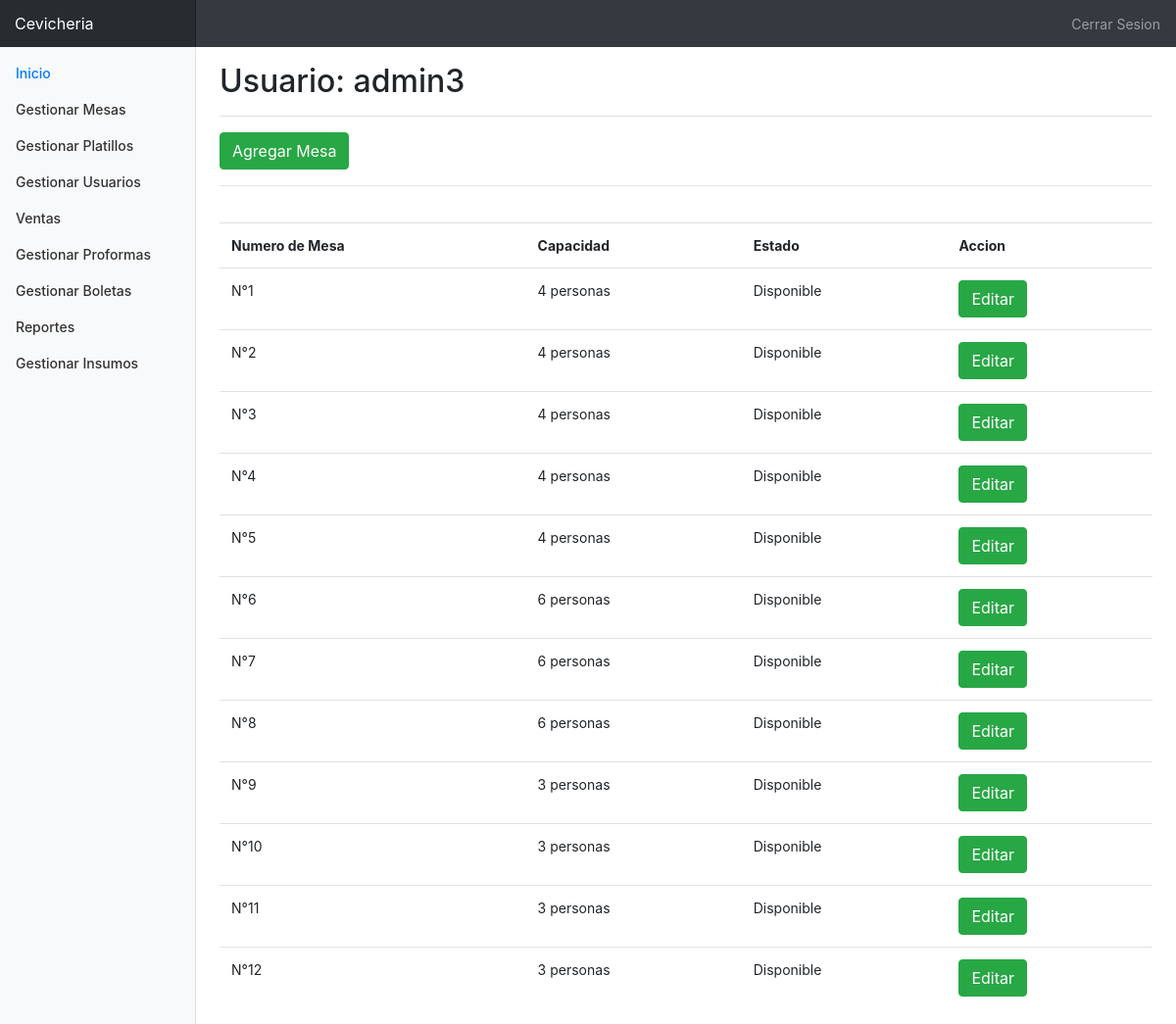
The page /sistema/controlador/getAdministrador.php?view=GestionarMesas (signed in) on the database its author committed.
### tables this page shows
CREATE TABLE `mesa` (
  `idmesa` int(11) NOT NULL,
  `numero_mesa` int(11) NOT NULL,
  `capacidad` int(11) NOT NULL,
  `estado` varchar(15) NOT NULL
);

### sistema/modelo/mesa.php (called while the page is built, shortened)
<?php
class Mesa{
	private $num_mesa;
	private $capacidad;
	private $estado;
	public function setNum_mesa($f){
		$this->num_mesa = $f;
	}
	public function getNum_mesa(){
		return $this->num_mesa;
	}
	public function setCapacidad($c){
		$this->capacidad = $c;
	}
	public function getCapacidad(){
		return $this->capacidad;
	}
	public function setEstado($e){
		$this->estado = $e;
	}
	public function getEstado(){
		return $this->estado;
	}
	public function VerListadoMesa(){
		$con = Conexion::obtenerConexion();
		$sql = "SELECT * FROM mesa";
		$resultado = mysqli_query($con,$sql);
		$datos = array();
		while ( $row = mysqli_fetch_array($resultado) ){
			$m = new Mesa();
			$m->setIdmesa($row[0]);
			$m->setNum_mesa($row[1]);
			$m->setCapacidad($row[2]);
			$m->setEstado($row[3]);
			array_push($datos, $m);
		}
		return $datos;
	}
}
?>

### sistema/controlador/ControladorAdministrador.php (called while the page is built, shortened)
<?php
class ControladorAdministrador{
	public function listarMesaC(){
		include_once "../modelo/mesa.php";
		$objMesa = new Mesa();
		return $objMesa->VerListadoMesa();
	}
}
?>

### sistema/vistas/formmesa.php (the view)
<?php
class formmesa{
	public function formmesaShow(){
		include_once "../vistas/head.php";
		include_once "../vistas/body.php";
		?>
			<a href="../controlador/getAdministrador.php?view=VistaAgregarMesa" class="btn btn-success">Agregar Mesa</a><hr><br>
		<?php
		include_once "../controlador/ControladorAdministrador.php";
		$m = new ControladorAdministrador();
		$objListadoMesa = $m->listarMesaC();
		?>
		<table class='table'>
			<tr>
				<th>Numero de Mesa</th>
				<th>Capacidad</th>
				<th>Estado</th>
				<th>Accion</th>
			</tr>
		<?php foreach ($objListadoMesa as $objListadoMesa) { ?>
			<tr>
				<td>N°<?php echo $objListadoMesa->getNum_mesa(); ?></td>
				<td><?php echo $objListadoMesa->getCapacidad(); ?> personas</td>
			<?php if ( $objListadoMesa->getEstado() == 1) { ?>
				<td>Disponible</td>
			<?php }else{ ?>
				<td>No Disponible</td>
			<?php }	?>
				<td>
					<form action='../controlador/getAdministrador.php?view=VistaEditarMesa&id=<?php echo $objListadoMesa->getNum_mesa(); ?>' method="POST">
						<input type="submit" class='btn btn-success' value="Editar">
					</form>
				</td>
			</tr>
		<?php }  ?>
		</table>
		<?php
		include_once "../vistas/foot.php";
	}
}
?>

### sistema/controlador/getAdministrador.php (shortened to what this page needs)
<?php
$view = $_GET['view'];
switch ($view){
	case 'GestionarMesas':
		include_once "../vistas/formmesa.php";
		$form = new formmesa();
		$form->formmesaShow();
		break;
}
?>

### sistema/vistas/head.php (shortened to what this page needs)
<!doctype html>
		<html lang='es'>
		  <head>
		    <link href='../css/bootstrap.min.css' rel='stylesheet'>
		    <link href='../css/dashboard.css' rel='stylesheet'>
		  </head>

### sistema/vistas/body.php (shortened to what this page needs)
<body>
	    <nav class='navbar navbar-dark sticky-top bg-dark flex-md-nowrap p-0'>
	      <a class='navbar-brand col-sm-3 col-md-2 mr-0' href='#'>Cevicheria</a>
	      <ul class='navbar-nav px-3'>
	        <li class='nav-item text-nowrap'>
	          <a class='nav-link' href='../controlador/getAdministrador.php?view=CerrarSesion'>Cerrar Sesion</a>
	        </li>
	      </ul>
	    </nav>
	    <div class='container-fluid'>
	      <div class='row'>
	        <nav class='col-md-2 d-none d-md-block bg-light sidebar'>
	          <div class='sidebar-sticky'>
	            <ul class='nav flex-column'>
	              <li class='nav-item'>
	                <a class='nav-link active' href='../controlador/getMesero.php?view=Inicio'>
	                  Inicio <span class='sr-only'>(current)</span>
	                </a>
	              </li>
<?php
if ( $_SESSION['tipo_usuario'] == 1 ){
?>
	<li class='nav-item'>
	            <a class='nav-link' href='../controlador/getAdministrador.php?view=GestionarMesas'>
	                Gestionar Mesas
	            </a>
	        </li>
	        <li class='nav-item'>
	            <a class='nav-link' href='../controlador/getAdministrador.php?view=GestionarPlatillos'>
	                Gestionar Platillos
	            </a>
	        </li>
	        <li class='nav-item'>
	            <a class='nav-link' href='../controlador/getAdministrador.php?view=GestionarUsuarios'>
	                Gestionar Usuarios
	            </a>
	        </li>
<?php
}if ($_SESSION['tipo_usuario'] == 2 || $_SESSION['tipo_usuario'] == 1 ) {
?>
	<li class='nav-item'>
	    <a class='nav-link' href='../controlador/getMesero.php?view=ventas'>
	        <span data-feather='file'></span>Ventas
	    </a>
	</li>
<?php
}if ($_SESSION['tipo_usuario'] == 3 || $_SESSION['tipo_usuario'] == 1 ) {
?>
	<li class='nav-item'>
	           <a class='nav-link' href='../controlador/getCajero.php?view=GestionarProformas'>
	                  Gestionar Proformas
	                </a>
	</li>
	<li class='nav-item'>
	                <a class='nav-link' href='../controlador/getCajero.php?view=GestionarBoleta'>
	                  Gestionar Boletas
	                </a>
	</li>
	<li class='nav-item'>
	                <a class='nav-link' href='../controlador/getCajero.php?view=Reporte'>
	                  Reportes
	                </a>
	</li>
<?php
}if ($_SESSION['tipo_usuario'] == 4 || $_SESSION['tipo_usuario'] == 1 ) {
?>
	<li class='nav-item'>
	           <a class='nav-link' href='../controlador/getAlmacenero.php?view=GestionarInsumos'>
	                  Gestionar Insumos
	                </a>
	</li>
<?php
 }
?>  </ul>
	 </div>
	        </nav>
	        <main role='main' class='col-md-9 ml-sm-auto col-lg-10 pt-3 px-4'>
	          <div class='d-flex justify-content-between flex-wrap flex-md-nowrap align-items-center pb-2 mb-3 border-bottom'>
	           <h1 class='h2'> Usuario: <?php echo $_SESSION['usuario']?> </h1>
	          </div>

### sistema/vistas/foot.php
	</main>
      </div>
    </div>
  </body>
</html>

### sistema/css/dashboard.css (style rules this page uses)
body { font-size: .875rem; }
.sidebar { position: fixed; top: 0; bottom: 0; left: 0; z-index: 100; padding: 0; box-shadow: inset -1px 0 0 rgba(0, 0, 0, .1); }
.sidebar-sticky { position: -webkit-sticky; position: sticky; top: 48px; height: calc(100vh - 48px); padding-top: .5rem; overflow-x: hidden; overflow-y: auto; }
.sidebar .nav-link { font-weight: 500; color: #333; }
.sidebar .nav-link.active { color: #007bff; }
.navbar-brand { padding-top: .75rem; padding-bottom: .75rem; font-size: 1rem; background-color: rgba(0, 0, 0, .25); box-shadow: inset -1px 0 0 rgba(0, 0, 0, .25); }
.border-bottom { border-bottom: 1px solid #e5e5e5; }

### rows shown on the page
mesa: numero_mesa "1", capacidad "4", estado "Disponible"
mesa: numero_mesa "2", capacidad "4", estado "Disponible"
mesa: numero_mesa "3", capacidad "4", estado "Disponible"
mesa: numero_mesa "4", capacidad "4", estado "Disponible"
mesa: numero_mesa "5", capacidad "4", estado "Disponible"
mesa: numero_mesa "6", capacidad "6", estado "Disponible"
mesa: numero_mesa "7", capacidad "6", estado "Disponible"
mesa: numero_mesa "8", capacidad "6", estado "Disponible"
mesa: numero_mesa "9", capacidad "3", estado "Disponible"
mesa: numero_mesa "10", capacidad "3", estado "Disponible"
mesa: numero_mesa "11", capacidad "3", estado "Disponible"
mesa: numero_mesa "12", capacidad "3", estado "Disponible"

### other values the page prints
$_SESSION['usuario'] "admin3"
